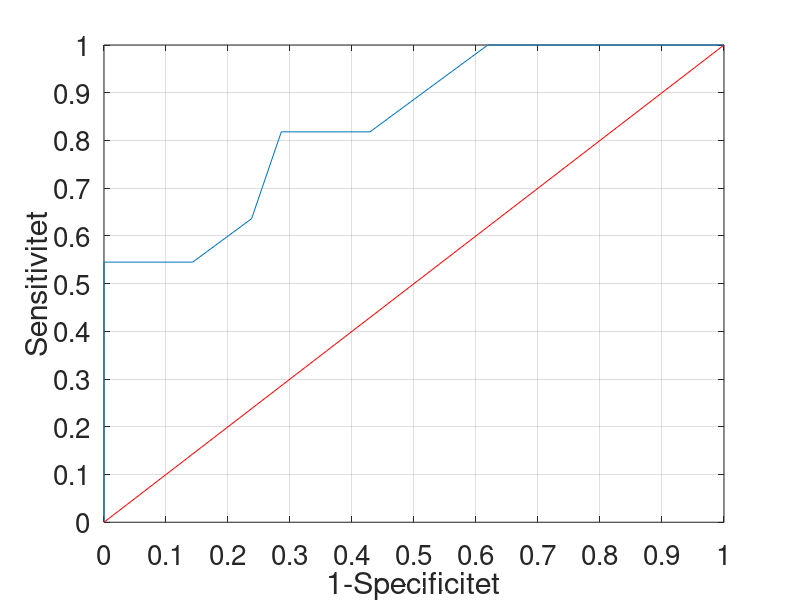
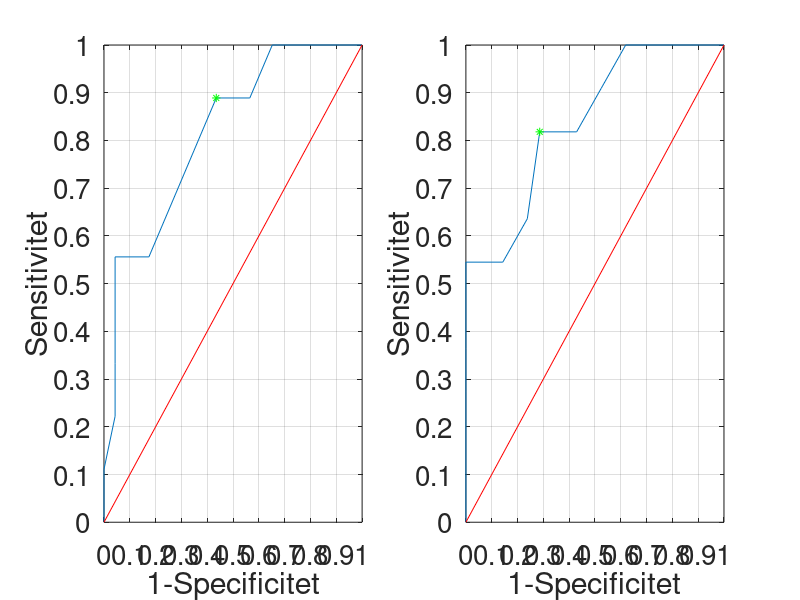

Recreate these plots in MATLAB, in order.


%XL = [0, 0, 0.045, 0.045, 0.045, 0.182, 0.273, 0.364, 0.455, 0.591, 0.636, 0.909, 1];
%YL = [0, 0.1, 0.2, 0.3, 0.5, 0.5, 0.6, 0.7, 0.8, 0.8 , 1, 1, 1];


XL = [0, 0, 0.043, 0.043, 0.043, 0.174, 0.261, 0.348, 0.435, 0.565, 0.652, 0.913, 1];
YL = [0.000, 0.111, 0.222, 0.333, 0.556, 0.556, 0.667, 0.778, 0.889, 0.889 , 1, 1, 1];

X_posL = 0.045;
Y_posL = 0.5;

%X_posLL = 0.455;
%Y_posLL=0.8;
X_posLL = 0.435;
Y_posLL=0.889;


DiaX = [0 1];
DiaY = [0 1];

X = [0, 0, 0, 0, 0, 0.143, 0.238, 0.286, 0.429, 0.524, 0.619, 0.905, 1];
Y = [0, 0.091, 0.273, 0.364, 0.545, 0.545, 0.636, 0.818, 0.818, 0.909 , 1, 1, 1];

X_pos = 0.286;
Y_pos = 0.818;

X_posN = 0.143;
Y_posN = 0.545;

X_posU = 0.619;
Y_posU = 1;



figure
plot(X,Y)
line(DiaX, DiaY, 'Color','red')
hold on
%plot(X_pos,Y_pos,'g*')
hold on
%plot(X_posN, Y_posN,'r*')
hold on
%plot(X_posU, Y_posU, 'b*')
xlim([0 1])
ylim([0 1])
set(gca, 'XTick', (0:0.1:1))
set(gca, 'YTick', (0:0.1:1))
grid on
set(gca,'fontsize',20)
ylabel('Sensitivitet')
xlabel('1-Specificitet')



%%%
figure
subplot(1,2,1)
plot(XL,YL)
line(DiaX, DiaY, 'Color','red')
hold on
plot(X_posLL,Y_posLL,'g*')
xlim([0 1])
ylim([0 1])
set(gca, 'XTick', (0:0.1:1))
set(gca, 'YTick', (0:0.1:1))
grid on
set(gca,'fontsize',20)
ylabel('Sensitivitet')
xlabel('1-Specificitet')
hold on
subplot(1,2,2)
plot(X, Y)
line(DiaX, DiaY, 'Color','red')
hold on
plot(X_pos,Y_pos,'g*')
xlim([0 1])
ylim([0 1])
set(gca, 'XTick', (0:0.1:1))
set(gca, 'YTick', (0:0.1:1))
grid on
set(gca,'fontsize',20)
ylabel('Sensitivitet')
xlabel('1-Specificitet')
